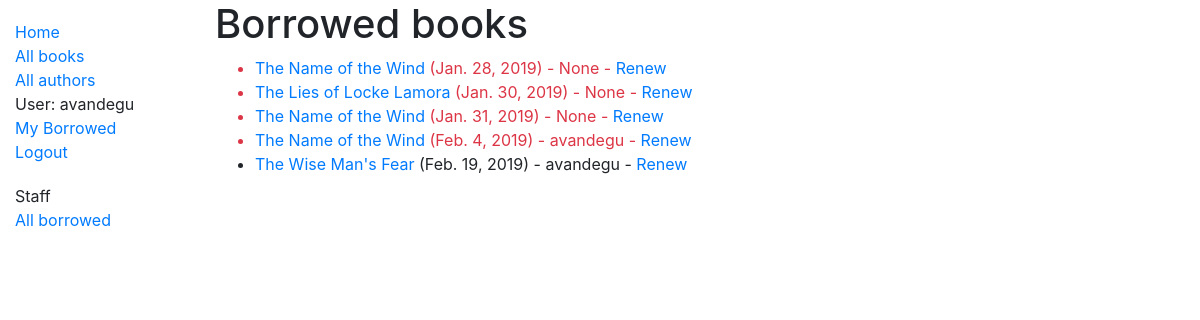
The app's page /catalog/borrowed/ (signed in), older data.
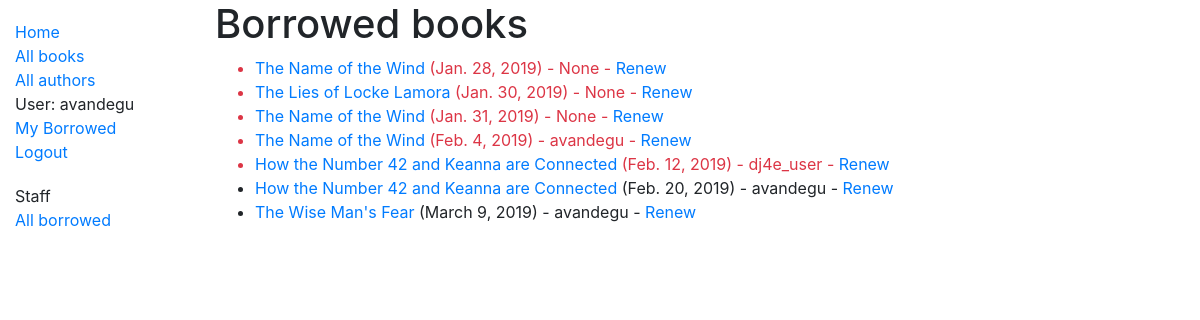
The same page, newer data.
### catalog/models.py (models this page shows, shortened)
class BookInstance(models.Model):
    id = models.UUIDField(primary_key=True, default=uuid.uuid4, help_text='Unique ID for this particular book across whole library')
    book = models.ForeignKey('Book', on_delete=models.SET_NULL, null=True)
    imprint = models.CharField(max_length=200)
    due_back = models.DateField(null=True, blank=True)
    LOAN_STATUS = (
        ('m', 'Maintenance'),
        ('o', 'On loan'),
        ('a', 'Available'),
        ('r', 'Reserved'),
    )
    borrower = models.ForeignKey(User, on_delete=models.SET_NULL, null=True, blank=True)
    status = models.CharField(
        max_length=1,
        choices=LOAN_STATUS,
        blank=True,
        default='m',
        help_text='Book availability',
    )
    class Meta:
        ordering = ['due_back']
        permissions = (("can_mark_returned", "Set book as returned"),)
    @property
    def is_overdue(self):
        if self.due_back and date.today() > self.due_back:
            return True
        return False

class Book(models.Model):
    title = models.CharField(max_length=200)
    author = models.ForeignKey('Author', on_delete=models.SET_NULL, null=True)
    summary = models.TextField(max_length=1000, help_text='Enter a brief description of the book')
    isbn = models.CharField('ISBN', max_length=13, help_text='13 Character <a href="https://www.isbn-international.org/content/what-isbn">ISBN number</a>')
    genre = models.ManyToManyField(Genre, help_text='Select a genre for this book')

### catalog/views.py (the view)
# urls.py: path('borrowed/', views.LoanedBooksAll.as_view(), name='all-borrowed'),
class LoanedBooksAll(PermissionRequiredMixin,generic.ListView):
    permission_required = 'catalog.can_mark_returned'
    model = BookInstance
    template_name ='catalog/bookinstance_all_borrowed.html'
    paginate_by = 10
    def get_queryset(self):
        return BookInstance.objects.filter(status__exact='o').order_by('due_back')

### catalog/templates/catalog/bookinstance_all_borrowed.html
{% extends "base_generic.html" %}
{% block content %}
    <h1>Borrowed books</h1>
    {% if bookinstance_list %}
    <ul>
      {% for bookinst in bookinstance_list %}
      <li class="{% if bookinst.is_overdue %}text-danger{% endif %}">
          <a href="{% url 'book-detail' bookinst.book.pk %}">{{bookinst.book.title}}</a> ({{ bookinst.due_back }}) - {{bookinst.borrower}} {% if perms.catalog.can_mark_returned %}- <a href="{% url 'renew-book-librarian' bookinst.id %}">Renew</a>  {% endif %}
      </li>
      {% endfor %}
    </ul>
    {% else %}
      <p>There are no books borrowed.</p>
    {% endif %}
{% endblock %}

Row changes from the older to the newer data that the page shows:
added BookInstance: book "How the Number 42 and Keanna are Connected", due_back "Feb. 12, 2019", borrower "dj4e_user"
added BookInstance: book "How the Number 42 and Keanna are Connected", due_back "Feb. 20, 2019", borrower "avandegu"
changed BookInstance "The Wise Man's Fear": due_back "Feb. 19, 2019" → "March 9, 2019"
